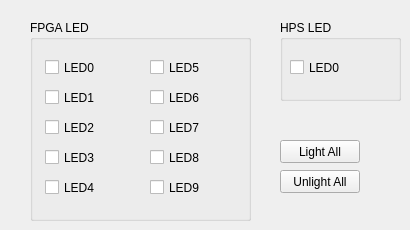
     <widget class="QWidget" name="tabLED">
      <property name="cursor">
       <cursorShape>ArrowCursor</cursorShape>
      </property>
      <property name="autoFillBackground">
       <bool>false</bool>
      </property>
      <attribute name="icon">
       <iconset resource="images/images.qrc">
        <normaloff>:/new/Myresource/GLED.bmp</normaloff>:/new/Myresource/GLED.bmp</iconset>
      </attribute>
      <attribute name="title">
       <string>LED</string>
      </attribute>
      <widget class="QGroupBox" name="groupBox_fpga_led">
       <property name="geometry">
        <rect>
         <x>30</x>
         <y>20</y>
         <width>221</width>
         <height>201</height>
        </rect>
       </property>
       <property name="title">
        <string>FPGA LED</string>
       </property>
       <widget class="QCheckBox" name="checkBox_LED1">
        <property name="geometry">
         <rect>
          <x>15</x>
          <y>60</y>
          <width>95</width>
          <height>35</height>
         </rect>
        </property>
        <property name="font">
         <font>
          <weight>50</weight>
          <bold>false</bold>
          <strikeout>false</strikeout>
          <kerning>false</kerning>
         </font>
        </property>
        <property name="cursor">
         <cursorShape>PointingHandCursor</cursorShape>
        </property>
        <property name="text">
         <string>LED1</string>
        </property>
        <property name="icon">
         <iconset resource="images/images.qrc">
          <normaloff>:/new/Myresource/RLED.bmp</normaloff>:/new/Myresource/RLED.bmp</iconset>
        </property>
        <property name="tristate">
         <bool>false</bool>
        </property>
       </widget>
       <widget class="QCheckBox" name="checkBox_LED9">
        <property name="geometry">
         <rect>
          <x>120</x>
          <y>150</y>
          <width>95</width>
          <height>35</height>
         </rect>
        </property>
        <property name="font">
         <font>
          <weight>50</weight>
          <bold>false</bold>
          <strikeout>false</strikeout>
          <kerning>false</kerning>
         </font>
        </property>
        <property name="cursor">
         <cursorShape>PointingHandCursor</cursorShape>
        </property>
        <property name="text">
         <string>LED9</string>
        </property>
        <property name="icon">
         <iconset resource="images/images.qrc">
          <normaloff>:/new/Myresource/RLED.bmp</normaloff>:/new/Myresource/RLED.bmp</iconset>
        </property>
        <property name="tristate">
         <bool>false</bool>
        </property>
       </widget>
       <widget class="QCheckBox" name="checkBox_LED0">
        <property name="geometry">
         <rect>
          <x>15</x>
          <y>30</y>
          <width>95</width>
          <height>35</height>
         </rect>
        </property>
        <property name="font">
         <font>
          <weight>50</weight>
          <bold>false</bold>
          <strikeout>false</strikeout>
          <kerning>false</kerning>
         </font>
        </property>
        <property name="cursor">
         <cursorShape>PointingHandCursor</cursorShape>
        </property>
        <property name="text">
         <string>LED0</string>
        </property>
        <property name="icon">
         <iconset resource="images/images.qrc">
          <normaloff>:/new/Myresource/RLED.bmp</normaloff>:/new/Myresource/RLED.bmp</iconset>
        </property>
        <property name="tristate">
         <bool>false</bool>
        </property>
       </widget>
       <widget class="QCheckBox" name="checkBox_LED2">
        <property name="geometry">
         <rect>
          <x>15</x>
          <y>90</y>
          <width>95</width>
          <height>35</height>
         </rect>
        </property>
        <property name="font">
         <font>
          <weight>50</weight>
          <bold>false</bold>
          <strikeout>false</strikeout>
          <kerning>false</kerning>
         </font>
        </property>
        <property name="cursor">
         <cursorShape>PointingHandCursor</cursorShape>
        </property>
        <property name="text">
         <string>LED2</string>
        </property>
        <property name="icon">
         <iconset resource="images/images.qrc">
          <normaloff>:/new/Myresource/RLED.bmp</normaloff>:/new/Myresource/RLED.bmp</iconset>
        </property>
        <property name="tristate">
         <bool>false</bool>
        </property>
       </widget>
       <widget class="QCheckBox" name="checkBox_LED3">
        <property name="geometry">
         <rect>
          <x>15</x>
          <y>120</y>
          <width>95</width>
          <height>35</height>
         </rect>
        </property>
        <property name="font">
         <font>
          <weight>50</weight>
          <bold>false</bold>
          <strikeout>false</strikeout>
          <kerning>false</kerning>
         </font>
        </property>
        <property name="cursor">
         <cursorShape>PointingHandCursor</cursorShape>
        </property>
        <property name="text">
         <string>LED3</string>
        </property>
        <property name="icon">
         <iconset resource="images/images.qrc">
          <normaloff>:/new/Myresource/RLED.bmp</normaloff>:/new/Myresource/RLED.bmp</iconset>
        </property>
        <property name="tristate">
         <bool>false</bool>
        </property>
       </widget>
       <widget class="QCheckBox" name="checkBox_LED4">
        <property name="geometry">
         <rect>
          <x>15</x>
          <y>150</y>
          <width>95</width>
          <height>35</height>
         </rect>
        </property>
        <property name="font">
         <font>
          <weight>50</weight>
          <bold>false</bold>
          <strikeout>false</strikeout>
          <kerning>false</kerning>
         </font>
        </property>
        <property name="cursor">
         <cursorShape>PointingHandCursor</cursorShape>
        </property>
        <property name="text">
         <string>LED4</string>
        </property>
        <property name="icon">
         <iconset resource="images/images.qrc">
          <normaloff>:/new/Myresource/RLED.bmp</normaloff>:/new/Myresource/RLED.bmp</iconset>
        </property>
        <property name="tristate">
         <bool>false</bool>
        </property>
       </widget>
       <widget class="QCheckBox" name="checkBox_LED5">
        <property name="geometry">
         <rect>
          <x>120</x>
          <y>30</y>
          <width>95</width>
          <height>35</height>
         </rect>
        </property>
        <property name="font">
         <font>
          <weight>50</weight>
          <bold>false</bold>
          <strikeout>false</strikeout>
          <kerning>false</kerning>
         </font>
        </property>
        <property name="cursor">
         <cursorShape>PointingHandCursor</cursorShape>
        </property>
        <property name="text">
         <string>LED5</string>
        </property>
        <property name="icon">
         <iconset resource="images/images.qrc">
          <normaloff>:/new/Myresource/RLED.bmp</normaloff>:/new/Myresource/RLED.bmp</iconset>
        </property>
        <property name="tristate">
         <bool>false</bool>
        </property>
       </widget>
       <widget class="QCheckBox" name="checkBox_LED6">
        <property name="geometry">
         <rect>
          <x>120</x>
          <y>60</y>
          <width>95</width>
          <height>35</height>
         </rect>
        </property>
        <property name="font">
         <font>
          <weight>50</weight>
          <bold>false</bold>
          <strikeout>false</strikeout>
          <kerning>false</kerning>
         </font>
        </property>
        <property name="cursor">
         <cursorShape>PointingHandCursor</cursorShape>
        </property>
        <property name="text">
         <string>LED6</string>
        </property>
        <property name="icon">
         <iconset resource="images/images.qrc">
          <normaloff>:/new/Myresource/RLED.bmp</normaloff>:/new/Myresource/RLED.bmp</iconset>
        </property>
        <property name="tristate">
         <bool>false</bool>
        </property>
       </widget>
       <widget class="QCheckBox" name="checkBox_LED7">
        <property name="geometry">
         <rect>
          <x>120</x>
          <y>90</y>
          <width>95</width>
          <height>35</height>
         </rect>
        </property>
        <property name="font">
         <font>
          <weight>50</weight>
          <bold>false</bold>
          <strikeout>false</strikeout>
          <kerning>false</kerning>
         </font>
        </property>
        <property name="cursor">
         <cursorShape>PointingHandCursor</cursorShape>
        </property>
        <property name="text">
         <string>LED7</string>
        </property>
        <property name="icon">
         <iconset resource="images/images.qrc">
          <normaloff>:/new/Myresource/RLED.bmp</normaloff>:/new/Myresource/RLED.bmp</iconset>
        </property>
        <property name="tristate">
         <bool>false</bool>
        </property>
       </widget>
       <widget class="QCheckBox" name="checkBox_LED8">
        <property name="geometry">
         <rect>
          <x>120</x>
          <y>120</y>
          <width>95</width>
          <height>35</height>
         </rect>
        </property>
        <property name="font">
         <font>
          <weight>50</weight>
          <bold>false</bold>
          <strikeout>false</strikeout>
          <kerning>false</kerning>
         </font>
        </property>
        <property name="cursor">
         <cursorShape>PointingHandCursor</cursorShape>
        </property>
        <property name="text">
         <string>LED8</string>
        </property>
        <property name="icon">
         <iconset resource="images/images.qrc">
          <normaloff>:/new/Myresource/RLED.bmp</normaloff>:/new/Myresource/RLED.bmp</iconset>
        </property>
        <property name="tristate">
         <bool>false</bool>
        </property>
       </widget>
      </widget>
      <widget class="QGroupBox" name="groupBox_hps_led">
       <property name="geometry">
        <rect>
         <x>280</x>
         <y>20</y>
         <width>121</width>
         <height>81</height>
        </rect>
       </property>
       <property name="title">
        <string>HPS LED</string>
       </property>
       <widget class="QCheckBox" name="checkBox_HPS_LED0">
        <property name="geometry">
         <rect>
          <x>10</x>
          <y>30</y>
          <width>95</width>
          <height>35</height>
         </rect>
        </property>
        <property name="font">
         <font>
          <weight>50</weight>
          <bold>false</bold>
          <strikeout>false</strikeout>
          <kerning>false</kerning>
         </font>
        </property>
        <property name="cursor">
         <cursorShape>PointingHandCursor</cursorShape>
        </property>
        <property name="text">
         <string>LED0</string>
        </property>
        <property name="icon">
         <iconset resource="images/images.qrc">
          <normaloff>:/new/Myresource/GLED.bmp</normaloff>:/new/Myresource/GLED.bmp</iconset>
        </property>
        <property name="tristate">
         <bool>false</bool>
        </property>
       </widget>
      </widget>
      <widget class="QPushButton" name="pushButton_LightAllLed">
       <property name="geometry">
        <rect>
         <x>280</x>
         <y>140</y>
         <width>80</width>
         <height>23</height>
        </rect>
       </property>
       <property name="cursor">
        <cursorShape>PointingHandCursor</cursorShape>
       </property>
       <property name="text">
        <string>Light All</string>
       </property>
      </widget>
      <widget class="QPushButton" name="pushButton_UnlightAllLed">
       <property name="geometry">
        <rect>
         <x>280</x>
         <y>170</y>
         <width>80</width>
         <height>23</height>
        </rect>
       </property>
       <property name="cursor">
        <cursorShape>PointingHandCursor</cursorShape>
       </property>
       <property name="text">
        <string>Unlight All</string>
       </property>
      </widget>
     </widget>
